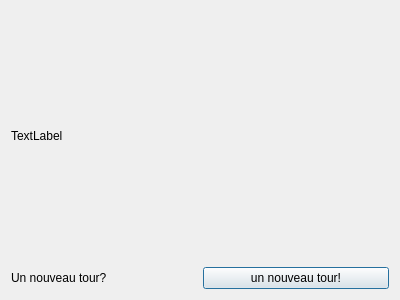
<?xml version="1.0" encoding="UTF-8"?>
<ui version="4.0">
 <class>resultDialog</class>
 <widget class="QDialog" name="resultDialog">
  <property name="geometry">
   <rect>
    <x>0</x>
    <y>0</y>
    <width>400</width>
    <height>300</height>
   </rect>
  </property>
  <property name="windowTitle">
   <string>Dialog</string>
  </property>
  <layout class="QVBoxLayout" name="verticalLayout">
   <item>
    <widget class="QLabel" name="label">
     <property name="text">
      <string>TextLabel</string>
     </property>
    </widget>
   </item>
   <item>
    <layout class="QHBoxLayout" name="horizontalLayout">
     <item>
      <widget class="QLabel" name="label_2">
       <property name="text">
        <string>Un nouveau tour?</string>
       </property>
      </widget>
     </item>
     <item>
      <widget class="QPushButton" name="pushButton">
       <property name="text">
        <string>un nouveau tour!</string>
       </property>
      </widget>
     </item>
    </layout>
   </item>
  </layout>
 </widget>
 <resources/>
 <connections/>
</ui>
